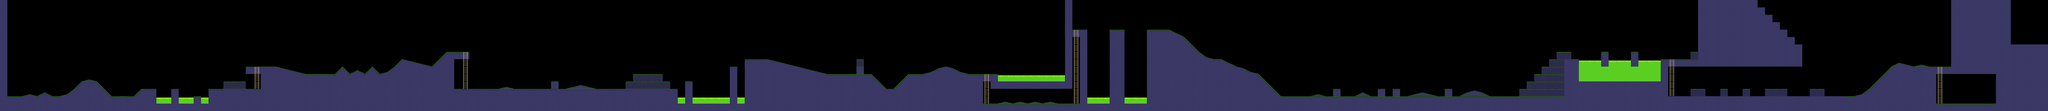

Below is a game level as drawn by its tile map, then a one-line description and the .tmx that defines it (tile-layer data replaced by summaries):
An orthogonal 275x15 tile map with 32x32 px tiles, 1 tile layer (Capa de Patrones 1).

<map version="1.0" tiledversion="1.0.3" orientation="orthogonal" renderorder="right-down" width="275" height="15" tilewidth="32" tileheight="32" nextobjectid="1">
 <tileset firstgid="1" source="patterns.tsx" />
 <layer name="Capa de Patrones 1" width="275" height="15">
  <data>[4125 cells, 1450 non-empty, 36 distinct tile ids]</data>
 </layer>
</map>
